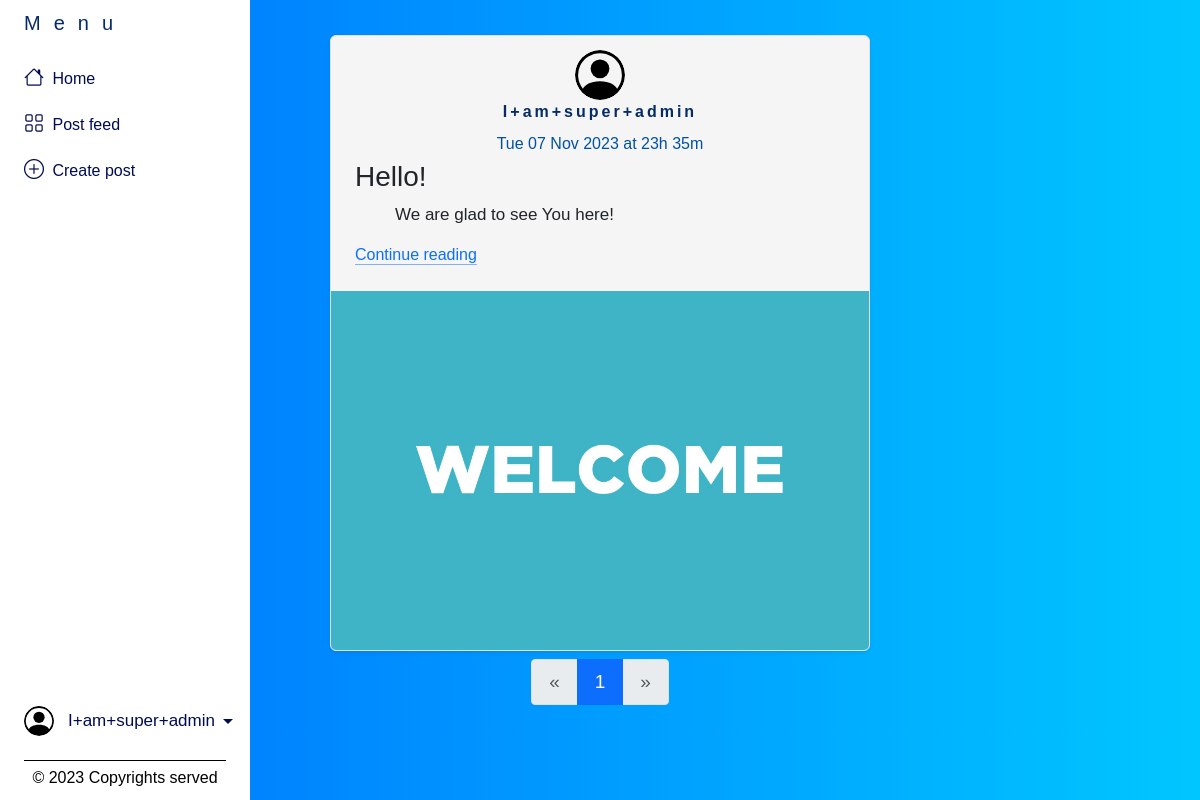
The page /posts/ (signed in) on the database its author committed.
### app1/models.py (models this page shows, shortened)
class Profile(models.Model):
    user = models.OneToOneField(
        verbose_name="User's profile",
        editable=True,
        blank=True,
        null=True,
        default=None,
        to=User,
        on_delete=models.CASCADE,
        related_name="profile",
        unique=True
    )
    avatar = models.ImageField(verbose_name="Avatar", upload_to="static/images/profile_av", default="/static/images/profile_av/person-circle.svg", blank=True)
    class Meta:
        app_label = 'auth'
        ordering = ("user",)

class Post(models.Model):
    author = models.ForeignKey(verbose_name="Author", to=User, on_delete=models.CASCADE, null=True)
    title = models.CharField(verbose_name="Title", max_length=200)
    description = models.TextField(verbose_name="Description")
    image = models.ImageField(verbose_name="Picture", upload_to="static/images/posts", null=True, default=None)
    is_active = models.BooleanField(verbose_name="Active", default=True)
    date_time = models.DateTimeField(verbose_name="Date", default=now)
    class Meta:
        app_label = "app1"
        ordering = ("-date_time",)
        verbose_name = "Post"

### app1/views.py (the view)
# urls.py: re_path(r'^posts/$', views.post_list, name="posts"),
def post_list(request):
    posts = models.Post.objects.filter(is_active=True)
    selected_page = request.GET.get(key="page", default=1)
    limit_post_by_page = 3
    paginator = Paginator(posts, limit_post_by_page)
    current_page = paginator.get_page(selected_page)
    return render(request, "app1/post_list.html", context={"current_page": current_page})

### app1/templatetags/filters_and_tags.py (called while the page is built)
@register.simple_tag(takes_context=True)
def my_capitalize(context: str, text:str):
    try:
        return str(text).capitalize()
    except Exception as error:
        return f"ERROR WITH SIMPLE TAG my_capitalize  __{1, error}__"

### templates/app1/post_list.html (shortened to what this page needs)
{% extends "comps/base.html" %}
{% load static %}
{% load filters_and_tags %}
{% block main %}
<div class="mb-2 my_ctn mypd">
{% for post in current_page %}
    <div class="col-md-6">
      <div style="background-color: whitesmoke;" class="row g-0 border rounded overflow-hidden flex-md-row mb-4 shadow-sm h-md-250 position-relative">
        <div class="col p-4 d-flex flex-column position-static">
          <div class="contact-image">
            <img src="{{ post.author.profile.avatar.url }}" alt="ava" width="50" height="50" class="rounded-circle ava" />
          </div>
          <strong style="text-align:center;letter-spacing:3px;" class="d-inline-block mb-2 text-primary-emphasis">{% my_capitalize post.author %}</strong>
          <div style="text-align:center;" class="mb-1 text-body-secondary">{{ post.date_time|date:"D d M Y" }} at {{ post.date_time|time:"H\h i\m" }}</div>
          <h3 class="mb-2">{{ post.title }}</h3>
          <div style="text-indent:40px;text-align:justify;" class="card-text mb-auto"><pre class="coolDescr">{{ post.description|truncatewords:35 }}</pre></div>
          <a href="{{ post.id }}" class="icon-link gap-1 icon-link-hover">Continue reading </a>
        </div>
        {% if post.image %}
          <img  src="{{ post.image.url }}" class="" alt="Responsive image">
        {% endif %}
      </div>
    </div>
{% endfor %}
  <div class="col-md-6">{% include "comps/paginator.html" %}</div>
</div>
{% endblock main %}

### templates/comps/navbar.html (shortened to what this page needs)
{% load static %}
<div id="sidebar" class="sidebarMy container-fluid">
    <div class="row flex-nowrap">
        <div class="col-auto px-sm-2 px-0">
            <div class="d-flex flex-column align-items-center align-items-sm-start px-3 pt-2 text-white min-vh-100">
                <a href="#" class="mymn d-flex align-items-center pb-3 mb-md-0 me-md-auto text-white text-decoration-none">
                    <span class="fs-5 d-none d-sm-inline text-primary-emphasis">Menu</span>
                </a>
                <ul class="nav nav-pills flex-column mb-sm-auto mb-0 align-items-center align-items-sm-start" id="menu">
                    <li class="nav-item">
                        <a href="{% url 'home' %}" class="nav-link align-middle px-0">
                            <i class="fs-5 bi-house"></i> <span class="ms-1 d-none d-sm-inline">Home</span>
                        </a>
                    </li>
                    <li>
                        <a href="{% url 'posts' %}" class="nav-link align-middle px-0">
                            <i class="fs-5 bi-grid"></i> <span class="ms-1 d-none d-sm-inline">Post</span> feed
                        </a>
                    </li>
                    <li>
                        <a href="{% url 'post_cr' %}" class="nav-link align-middle px-0">
                            <i class="fs-5 bi bi-plus-circle"></i> <span class="ms-1 d-none d-sm-inline">Create</span> post
                        </a>
                    </li>
                </ul>
                <div class="dropdown pb-4">
                    {% if user.is_authenticated %}
                    <div href="#" style="font-size:17px;" class="d-flex align-items-center prff">
                        <a href="#" class="d-flex align-items-center text-decoration-none dropdown-toggle prff" id="dropdownUser1" data-bs-toggle="dropdown" aria-expanded="false">
                            <img src="{{ user.profile.avatar.url }}" alt="hugenerd" width="30" height="30" class="rounded-circle">
                            <span style="padding-left:10px;" class="d-none d-sm-inline mx-1">{{ user.username }}</span>
                        </a>
                    </div>
                    {% endif %}
                </div>
                <div class="my_ft">
                    © 2023 Copyrights served
                </div>
            </div>
        </div>
    </div>
</div>

### static/css/my.css (style rules this page uses)
body { width: 90%; margin: auto; background: -webkit-linear-gradient(left, #0072ff, #00c6ff); font-family: sans-serif; }
.my_ctn { display: flex; flex-direction: column; flex-wrap: wrap; align-content: center; }
.coolDescr { text-wrap: balance; font-family: sans-serif; font-size: 17px; }
.mypd { padding-top: 35px; }
.contact-image { text-align: center; }
.contact-image img { border-radius: 6rem; width: 8%; margin-top: -2%; transform: rotate(29deg); }
.text-body-secondary { --bs-text-opacity: 1; color: rgb(0 81 163)!important; }
.contact-image .ava { margin-top: -2%; transform: rotate(0deg); width: 50px; }
.row>* { flex-shrink: 1; }
#sidebar { z-index: 1000; position: fixed; left: 250px; width: 250px; height: 100%; margin-left: -250px; overflow-y: auto; background-color: white; -webkit-transition: all 0.5s ease; -moz-transition: all 0.5s ease; -o-transition: all 0.5s ease; transition: all 0.5s ease; }
.mymn { letter-spacing: 13px; }
.nav-link { color: #000c52; }
.prff { color: #000c52; }
.my_ft { color: black; border-top: 1px solid; width: 100%; text-align: center; margin-bottom: 10px; padding-top: 5px; }

### rows shown on the page
Post: author.profile.avatar (picture), author.username "I+am+super+admin", date_time "Tue 07 Nov 2023", date_time "23h 35m", title "Hello!", description "We are glad to see You here!", image (picture)

### other values the page prints
{{ user.username }} "I+am+super+admin"
{{ page_number }} "1"
